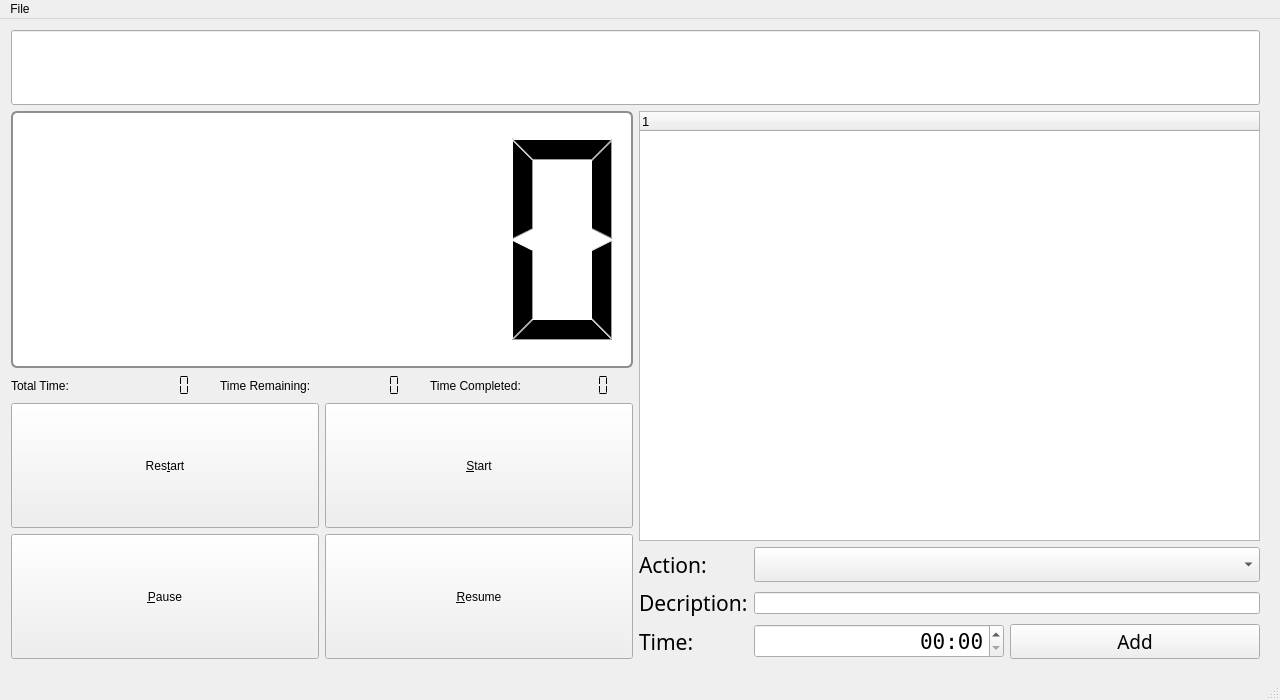
<?xml version="1.0" encoding="UTF-8"?>
<ui version="4.0">
 <class>MainWindow</class>
 <widget class="QMainWindow" name="MainWindow">
  <property name="geometry">
   <rect>
    <x>0</x>
    <y>0</y>
    <width>1280</width>
    <height>700</height>
   </rect>
  </property>
  <property name="sizePolicy">
   <sizepolicy hsizetype="Expanding" vsizetype="Expanding">
    <horstretch>0</horstretch>
    <verstretch>0</verstretch>
   </sizepolicy>
  </property>
  <property name="windowTitle">
   <string>Yoshi Timer</string>
  </property>
  <widget class="QWidget" name="centralWidget">
   <property name="sizePolicy">
    <sizepolicy hsizetype="Expanding" vsizetype="Expanding">
     <horstretch>0</horstretch>
     <verstretch>0</verstretch>
    </sizepolicy>
   </property>
   <widget class="QWidget" name="verticalLayoutWidget_3">
    <property name="geometry">
     <rect>
      <x>0</x>
      <y>0</y>
      <width>1271</width>
      <height>651</height>
     </rect>
    </property>
    <layout class="QVBoxLayout" name="verticalLayout_3">
     <item>
      <widget class="QLineEdit" name="lineEdit_exercise">
       <property name="sizePolicy">
        <sizepolicy hsizetype="Expanding" vsizetype="Preferred">
         <horstretch>0</horstretch>
         <verstretch>0</verstretch>
        </sizepolicy>
       </property>
       <property name="minimumSize">
        <size>
         <width>0</width>
         <height>75</height>
        </size>
       </property>
       <property name="maximumSize">
        <size>
         <width>16777215</width>
         <height>100</height>
        </size>
       </property>
       <property name="font">
        <font>
         <family>Andale Mono</family>
         <pointsize>36</pointsize>
        </font>
       </property>
      </widget>
     </item>
     <item>
      <layout class="QHBoxLayout" name="horizontalLayout_4">
       <item>
        <layout class="QVBoxLayout" name="verticalLayout">
         <item>
          <widget class="QLCDNumber" name="lcdTime">
           <property name="sizePolicy">
            <sizepolicy hsizetype="Expanding" vsizetype="Expanding">
             <horstretch>0</horstretch>
             <verstretch>0</verstretch>
            </sizepolicy>
           </property>
           <property name="sizeIncrement">
            <size>
             <width>0</width>
             <height>0</height>
            </size>
           </property>
           <property name="font">
            <font>
             <pointsize>10</pointsize>
            </font>
           </property>
           <property name="styleSheet">
            <string notr="true">border-radius: 6px; border: 2px solid #8f8f91; background-color:rgb(255,255,255);</string>
           </property>
           <property name="numDigits">
            <number>5</number>
           </property>
          </widget>
         </item>
         <item>
          <layout class="QHBoxLayout" name="horizontalLayout_3">
           <item>
            <widget class="QLabel" name="label_4">
             <property name="text">
              <string>Total Time:</string>
             </property>
            </widget>
           </item>
           <item>
            <widget class="QLCDNumber" name="lcdNumber_totalTime">
             <property name="frameShape">
              <enum>QFrame::NoFrame</enum>
             </property>
             <property name="segmentStyle">
              <enum>QLCDNumber::Flat</enum>
             </property>
            </widget>
           </item>
           <item>
            <widget class="QLabel" name="label_5">
             <property name="text">
              <string>Time Remaining:</string>
             </property>
            </widget>
           </item>
           <item>
            <widget class="QLCDNumber" name="lcdNumber_timeRemaining">
             <property name="frameShape">
              <enum>QFrame::NoFrame</enum>
             </property>
             <property name="segmentStyle">
              <enum>QLCDNumber::Flat</enum>
             </property>
            </widget>
           </item>
           <item>
            <widget class="QLabel" name="label_6">
             <property name="text">
              <string>Time Completed:</string>
             </property>
            </widget>
           </item>
           <item>
            <widget class="QLCDNumber" name="lcdNumber_timeCompleted">
             <property name="layoutDirection">
              <enum>Qt::LeftToRight</enum>
             </property>
             <property name="frameShape">
              <enum>QFrame::NoFrame</enum>
             </property>
             <property name="frameShadow">
              <enum>QFrame::Raised</enum>
             </property>
             <property name="segmentStyle">
              <enum>QLCDNumber::Flat</enum>
             </property>
            </widget>
           </item>
          </layout>
         </item>
         <item>
          <layout class="QGridLayout" name="gridLayout_2">
           <item row="0" column="1">
            <widget class="QPushButton" name="pushButtonStart">
             <property name="enabled">
              <bool>true</bool>
             </property>
             <property name="sizePolicy">
              <sizepolicy hsizetype="Minimum" vsizetype="Expanding">
               <horstretch>0</horstretch>
               <verstretch>0</verstretch>
              </sizepolicy>
             </property>
             <property name="text">
              <string>&amp;Start</string>
             </property>
             <property name="shortcut">
              <string/>
             </property>
             <property name="checked">
              <bool>false</bool>
             </property>
            </widget>
           </item>
           <item row="1" column="1">
            <widget class="QPushButton" name="pushButtonResume">
             <property name="enabled">
              <bool>true</bool>
             </property>
             <property name="sizePolicy">
              <sizepolicy hsizetype="Minimum" vsizetype="Expanding">
               <horstretch>0</horstretch>
               <verstretch>0</verstretch>
              </sizepolicy>
             </property>
             <property name="text">
              <string>&amp;Resume</string>
             </property>
             <property name="shortcut">
              <string/>
             </property>
             <property name="checked">
              <bool>false</bool>
             </property>
            </widget>
           </item>
           <item row="1" column="0">
            <widget class="QPushButton" name="pushButtonPause">
             <property name="enabled">
              <bool>true</bool>
             </property>
             <property name="sizePolicy">
              <sizepolicy hsizetype="Minimum" vsizetype="Expanding">
               <horstretch>0</horstretch>
               <verstretch>0</verstretch>
              </sizepolicy>
             </property>
             <property name="text">
              <string>&amp;Pause</string>
             </property>
             <property name="shortcut">
              <string/>
             </property>
             <property name="checked">
              <bool>false</bool>
             </property>
            </widget>
           </item>
           <item row="0" column="0">
            <widget class="QPushButton" name="pushButtonStop">
             <property name="enabled">
              <bool>true</bool>
             </property>
             <property name="sizePolicy">
              <sizepolicy hsizetype="Minimum" vsizetype="Expanding">
               <horstretch>0</horstretch>
               <verstretch>0</verstretch>
              </sizepolicy>
             </property>
             <property name="text">
              <string>Res&amp;tart</string>
             </property>
             <property name="shortcut">
              <string/>
             </property>
             <property name="checked">
              <bool>false</bool>
             </property>
            </widget>
           </item>
          </layout>
         </item>
        </layout>
       </item>
       <item>
        <layout class="QVBoxLayout" name="verticalLayout_2" stretch="1,0">
         <property name="sizeConstraint">
          <enum>QLayout::SetNoConstraint</enum>
         </property>
         <item>
          <widget class="QTreeWidget" name="workQueue">
           <property name="font">
            <font>
             <family>Liberation Sans</family>
             <pointsize>10</pointsize>
            </font>
           </property>
           <property name="contextMenuPolicy">
            <enum>Qt::ActionsContextMenu</enum>
           </property>
           <property name="styleSheet">
            <string notr="true">QTreeWidget::item:selected {
	
	font: 18pt &quot;Tahoma&quot;;
	background-color: rgb(0, 0, 0);
	selection-color: rgb(255, 255, 255);
}
</string>
           </property>
           <property name="defaultDropAction">
            <enum>Qt::CopyAction</enum>
           </property>
           <property name="selectionMode">
            <enum>QAbstractItemView::SingleSelection</enum>
           </property>
           <column>
            <property name="text">
             <string notr="true">1</string>
            </property>
           </column>
          </widget>
         </item>
         <item>
          <layout class="QGridLayout" name="gridLayout">
           <item row="2" column="1">
            <widget class="QLineEdit" name="lineEditDescription"/>
           </item>
           <item row="3" column="0">
            <widget class="QLabel" name="label_2">
             <property name="font">
              <font>
               <family>Sans Serif</family>
               <pointsize>16</pointsize>
              </font>
             </property>
             <property name="layoutDirection">
              <enum>Qt::RightToLeft</enum>
             </property>
             <property name="text">
              <string>Time:</string>
             </property>
            </widget>
           </item>
           <item row="3" column="1">
            <layout class="QHBoxLayout" name="horizontalLayout">
             <item>
              <widget class="QTimeEdit" name="timeEdit">
               <property name="font">
                <font>
                 <family>Andale Mono</family>
                 <pointsize>16</pointsize>
                </font>
               </property>
               <property name="toolTip">
                <string>&lt;!DOCTYPE HTML PUBLIC &quot;-//W3C//DTD HTML 4.0//EN&quot; &quot;http://www.w3.org/TR/REC-html40/strict.dtd&quot;&gt;
&lt;html&gt;&lt;head&gt;&lt;meta name=&quot;qrichtext&quot; content=&quot;1&quot; /&gt;&lt;style type=&quot;text/css&quot;&gt;
p, li { white-space: pre-wrap; }
&lt;/style&gt;&lt;/head&gt;&lt;body style=&quot; font-family:'Andale Mono'; font-size:16pt; font-weight:400; font-style:normal;&quot;&gt;
&lt;table border=&quot;0&quot; style=&quot;-qt-table-type: root; margin-top:4px; margin-bottom:4px; margin-left:4px; margin-right:4px;&quot;&gt;
&lt;tr&gt;
&lt;td style=&quot;border: none;&quot;&gt;
&lt;p style=&quot; margin-top:0px; margin-bottom:0px; margin-left:0px; margin-right:0px; -qt-block-indent:0; text-indent:0px;&quot;&gt;&lt;span style=&quot; font-size:10pt;&quot;&gt;Set a time for the current action&lt;/span&gt;&lt;/p&gt;&lt;/td&gt;&lt;/tr&gt;&lt;/table&gt;&lt;/body&gt;&lt;/html&gt;</string>
               </property>
               <property name="layoutDirection">
                <enum>Qt::LeftToRight</enum>
               </property>
               <property name="styleSheet">
                <string notr="true"/>
               </property>
               <property name="alignment">
                <set>Qt::AlignRight|Qt::AlignTrailing|Qt::AlignVCenter</set>
               </property>
               <property name="buttonSymbols">
                <enum>QAbstractSpinBox::UpDownArrows</enum>
               </property>
               <property name="currentSection">
                <enum>QDateTimeEdit::MinuteSection</enum>
               </property>
               <property name="displayFormat">
                <string>mm:ss</string>
               </property>
              </widget>
             </item>
             <item>
              <widget class="QPushButton" name="pushButton">
               <property name="font">
                <font>
                 <family>Sans Serif</family>
                 <pointsize>14</pointsize>
                </font>
               </property>
               <property name="toolTip">
                <string>Click to add the current action to the workout queue.</string>
               </property>
               <property name="text">
                <string>Add</string>
               </property>
              </widget>
             </item>
            </layout>
           </item>
           <item row="0" column="0">
            <widget class="QLabel" name="label">
             <property name="font">
              <font>
               <family>Sans Serif</family>
               <pointsize>16</pointsize>
              </font>
             </property>
             <property name="layoutDirection">
              <enum>Qt::RightToLeft</enum>
             </property>
             <property name="text">
              <string>Action:</string>
             </property>
            </widget>
           </item>
           <item row="2" column="0">
            <widget class="QLabel" name="label_3">
             <property name="font">
              <font>
               <family>Sans Serif</family>
               <pointsize>16</pointsize>
              </font>
             </property>
             <property name="text">
              <string>Decription:</string>
             </property>
            </widget>
           </item>
           <item row="0" column="1">
            <widget class="QComboBox" name="comboBoxAction">
             <property name="minimumSize">
              <size>
               <width>150</width>
               <height>35</height>
              </size>
             </property>
             <property name="toolTip">
              <string>Choose an action</string>
             </property>
            </widget>
           </item>
          </layout>
         </item>
        </layout>
       </item>
      </layout>
     </item>
    </layout>
   </widget>
  </widget>
  <widget class="QMenuBar" name="menuBar">
   <property name="geometry">
    <rect>
     <x>0</x>
     <y>0</y>
     <width>1280</width>
     <height>23</height>
    </rect>
   </property>
   <widget class="QMenu" name="menuFile">
    <property name="title">
     <string>File</string>
    </property>
    <addaction name="actionNew"/>
    <addaction name="actionOpen"/>
    <addaction name="actionSave_As"/>
    <addaction name="separator"/>
    <addaction name="actionExit"/>
   </widget>
   <addaction name="menuFile"/>
  </widget>
  <widget class="QStatusBar" name="statusBar"/>
  <action name="actionNew">
   <property name="text">
    <string>New</string>
   </property>
  </action>
  <action name="actionSave">
   <property name="text">
    <string>Save</string>
   </property>
  </action>
  <action name="actionSave_As">
   <property name="text">
    <string>Save As</string>
   </property>
  </action>
  <action name="actionExit">
   <property name="text">
    <string>Exit</string>
   </property>
  </action>
  <action name="actionFullscreen">
   <property name="text">
    <string>Fullscreen</string>
   </property>
  </action>
  <action name="actionReset">
   <property name="text">
    <string>Reset</string>
   </property>
   <property name="shortcutContext">
    <enum>Qt::WindowShortcut</enum>
   </property>
  </action>
  <action name="actionOpen">
   <property name="text">
    <string>Open</string>
   </property>
  </action>
 </widget>
 <layoutdefault spacing="6" margin="11"/>
 <tabstops>
  <tabstop>pushButtonStart</tabstop>
 </tabstops>
 <resources/>
 <connections>
  <connection>
   <sender>actionExit</sender>
   <signal>triggered()</signal>
   <receiver>MainWindow</receiver>
   <slot>close()</slot>
   <hints>
    <hint type="sourcelabel">
     <x>-1</x>
     <y>-1</y>
    </hint>
    <hint type="destinationlabel">
     <x>479</x>
     <y>349</y>
    </hint>
   </hints>
  </connection>
  <connection>
   <sender>actionFullscreen</sender>
   <signal>triggered()</signal>
   <receiver>MainWindow</receiver>
   <slot>showFullScreen()</slot>
   <hints>
    <hint type="sourcelabel">
     <x>-1</x>
     <y>-1</y>
    </hint>
    <hint type="destinationlabel">
     <x>479</x>
     <y>349</y>
    </hint>
   </hints>
  </connection>
 </connections>
</ui>
